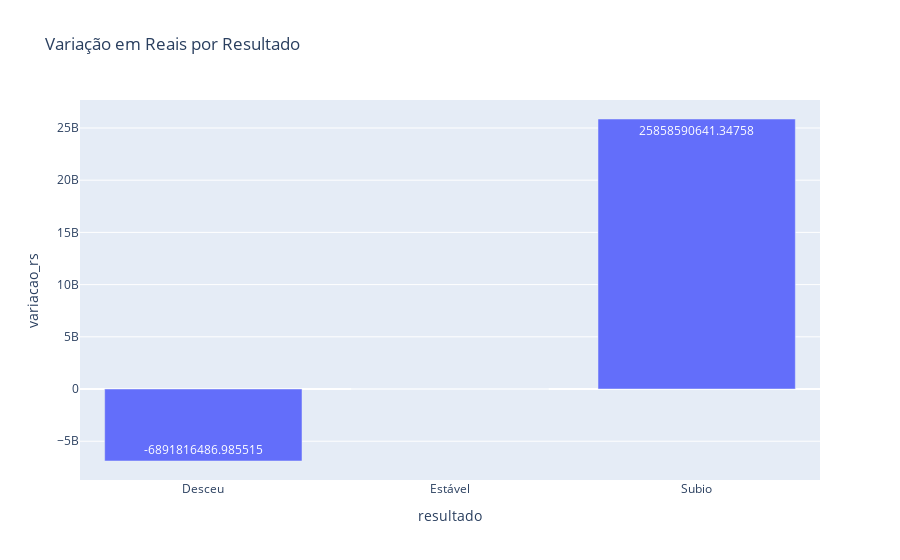

Source (notebook cell):
### Code cell
#fig esta griando uma figura .bar porque sera um grafico de barras ou saldo
fig = px.bar(df_analise_saldo,x='resultado', y='variacao_rs',text='variacao_rs', title='Variação em Reais por Resultado')
#Exibindo a figura
fig.show()

### Figure 1 — Plotly figure (JSON) as saved in the notebook; plotly's stock layout.template omitted (floating-point values rounded to 4 significant figures)
{"data": [{"alignmentgroup": "True", "hovertemplate": "resultado=%{x}<br>variacao_rs=%{text}<extra></extra>", "legendgroup": "", "marker": {"color": "#636efa", "pattern": {"shape": ""}}, "name": "", "offsetgroup": "", "orientation": "v", "showlegend": false, "text": [-6892000000.0, 0, 25860000000.0], "textposition": "auto", "type": "bar", "x": ["Desceu", "Estável", "Subio"], "xaxis": "x", "y": [-6892000000.0, 0, 25860000000.0], "yaxis": "y"}], "layout": {"barmode": "relative", "legend": {"tracegroupgap": 0}, "title": {"text": "Variação em Reais por Resultado"}, "xaxis": {"anchor": "y", "domain": [0, 1], "title": {"text": "resultado"}}, "yaxis": {"anchor": "x", "domain": [0, 1], "title": {"text": "variacao_rs"}}}}
